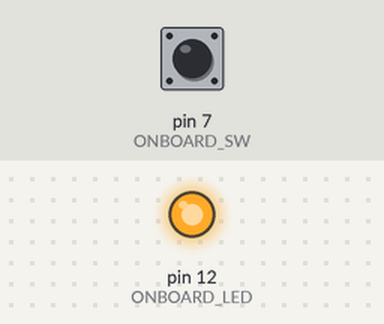
A sketch run on a simulated Arduino Uno, built with avr-gcc and run on an emulated ATmega328P. Shown: output pins drawn as LEDs (lit = HIGH). Inputs (shaded band) come from the test bench; at power-on: pin 7 (ONBOARD_SW) HIGH. What the sketch prints to the serial monitor is not drawn.

Above: at 1.2 s.
1.3 s: pin 7 (ONBOARD_SW) pulled LOW for 0.15 s
4.3 s: pin 7 (ONBOARD_SW) pulsed LOW 5 times (0.12 s each, 0.3 s apart)
7.3 s: pin 7 (ONBOARD_SW) pulled LOW for 1 s
At 7.3 s:
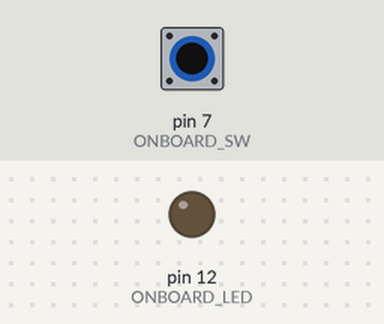
9.8 s: pin 7 (ONBOARD_SW) pulled LOW for 3.2 s
At 11.3 s:
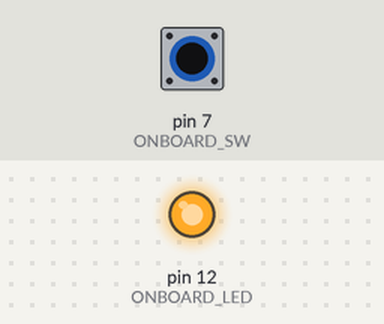
16.0 s: pin 7 (ONBOARD_SW) pulsed LOW 5 times (0.12 s each, 0.3 s apart)
Timing chart, 0 to 20.0 s (numbered marks = the images above; inputs shaded):
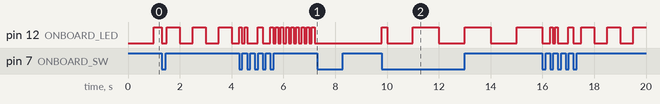

Measured:
- after the input at 7.3 s, pin 12 (ONBOARD_LED): stops changing and stays LOW
- after the input at 9.8 s, pin 12 (ONBOARD_LED): LOW → HIGH at once, then repeats every 2.0 s: LOW 1.0 s, HIGH 1.0 s

The sketch:

Asserted_low_input_Ver2.ino
```cpp
#define ONBOARD_LED 12 //LED is in PIN 12
#define ONBOARD_SW 7   //Onboard switch is in PIN 7

int current_LED = LOW;
byte current_mode = 0;
byte current_Buttonstate = HIGH;
byte previous_Buttonstate = HIGH;

void setup() {
  Serial.begin(115200);
  pinMode(ONBOARD_LED, OUTPUT);
  pinMode(ONBOARD_SW, INPUT);

  digitalWrite(ONBOARD_LED, current_LED);
}

void loop() {
  //button reading portion
  current_Buttonstate = digitalRead(ONBOARD_SW);

  //Transition from HIGH to LOW, button press instance
  if ((current_Buttonstate == LOW) && (previous_Buttonstate == HIGH)){
    current_mode = (current_mode >= 3 ) ? 0: current_mode + 1;
    Serial.print("Button Mode: ");
    Serial.print(current_mode);
  }
  previous_Buttonstate = current_Buttonstate;

  if (current_mode == 0) {
    current_LED = ((millis()/1000) % 2 == 0)? LOW: HIGH;
  }
  else if (current_mode == 1) {
    current_LED = ((millis()/500) % 2 == 0)? LOW: HIGH;
  }
  else if (current_mode == 2) {
    current_LED = ((millis()/100) % 2 == 0)? LOW: HIGH;
  }
  else {
    current_LED = LOW;
  }

  digitalWrite(ONBOARD_LED, current_LED);
}
```
